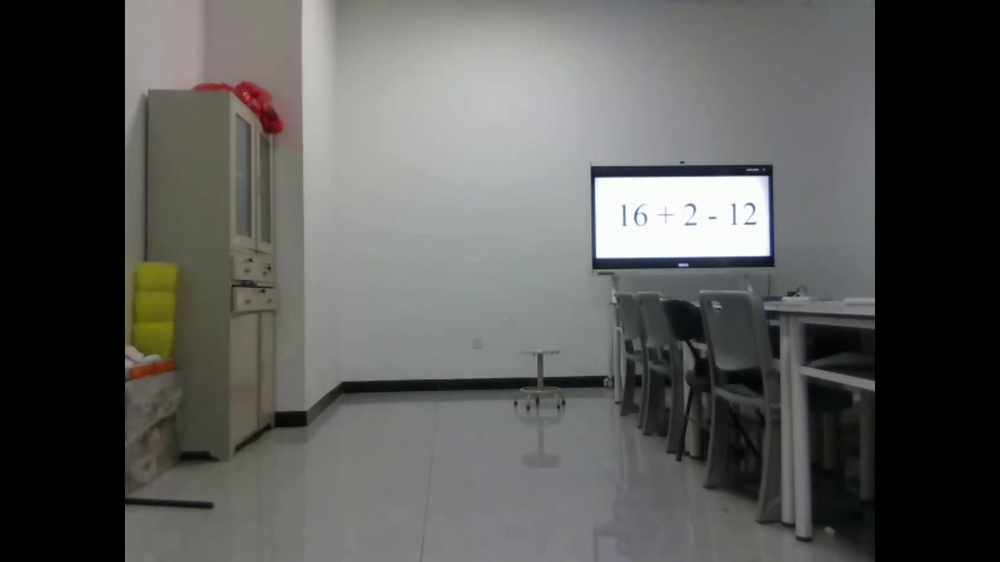
#> input picture pic/t1.png, 1000 x 562 px, shrunk from 1920 x 1080 before the run, found by its file name
$ python FindROI.py
#> lines starting #> are read from the running program, lines starting #| are printed output that depends on the picture; after the words box and inside, x2 and y2 are one past the last pixel; in counts of white or black regions, pixels touching at a corner belong together
import cv2
import numpy as np

# 读取图片
img = cv2.imread(r"C:\Users\admin\Documents\GitHub\calculate_task1\src\t1.png")
#> img is the input picture: shape (562, 1000, 3); mean B, G, R 87.2, 89.2, 88.7
hsv = cv2.cvtColor(img, cv2.COLOR_BGR2HSV)
#> hsv: shape (562, 1000, 3); mean H, S, V 48.2, 14, 90.7

# 定义白色范围（低饱和度、高亮度）
lower_white = np.array([0, 0, 200])
upper_white = np.array([180, 30, 255])
mask = cv2.inRange(hsv, lower_white, upper_white)
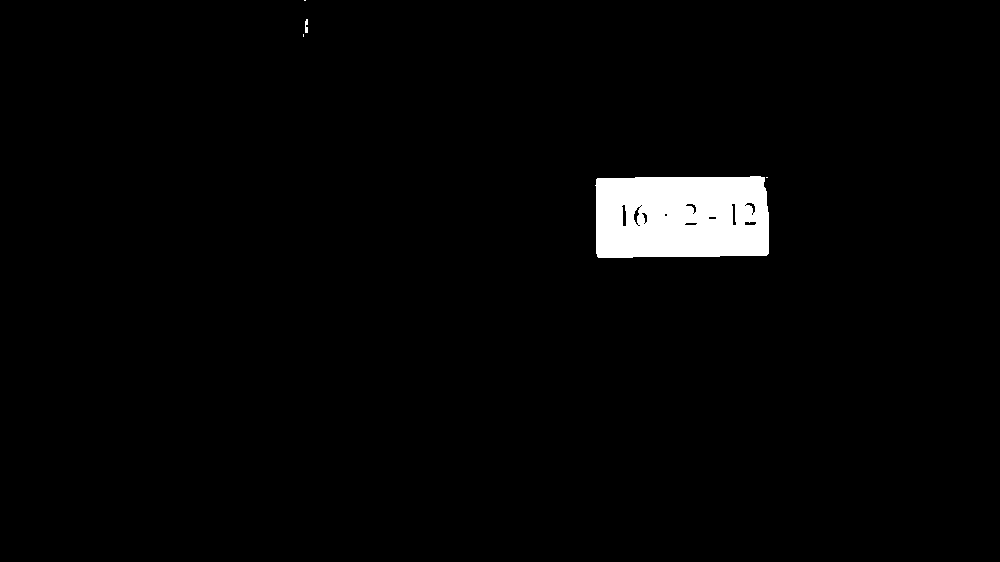
#> mask: shape (562, 1000); 2.4% white; 5 white regions (3 under 20 px), largest, box (x1, y1, x2, y2) and area: (595, 176, 769, 258) 13380, (305, 19, 308, 33) 36

# 形态学操作去噪
kernel = np.ones((5, 5), np.uint8)
mask = cv2.morphologyEx(mask, cv2.MORPH_CLOSE, kernel)
#> mask: shape (562, 1000); 2.4% white; 4 white regions (2 under 20 px), largest, box (x1, y1, x2, y2) and area: (595, 176, 769, 258) 13701, (305, 19, 308, 33) 40
mask = cv2.morphologyEx(mask, cv2.MORPH_OPEN, kernel)
#> mask: shape (562, 1000); 2.4% white; 1 white region

# 查找轮廓
contours, _ = cv2.findContours(mask, cv2.RETR_EXTERNAL, cv2.CHAIN_APPROX_SIMPLE)
#> contours = 1 contour; box (x1, y1, x2, y2) and area: (596, 176, 769, 258) 13450

if contours:
    # 取面积最大的轮廓
    largest = max(contours, key=cv2.contourArea)
#> largest = contour of 29 points, box (x1, y1, x2, y2) (596, 176, 769, 258), area 13450
    x, y, w, h = cv2.boundingRect(largest)
#> x = 596; y = 176; w = 173; h = 82
    cv2.rectangle(img, (x, y), (x + w, y + h), (0, 255, 0), 3)
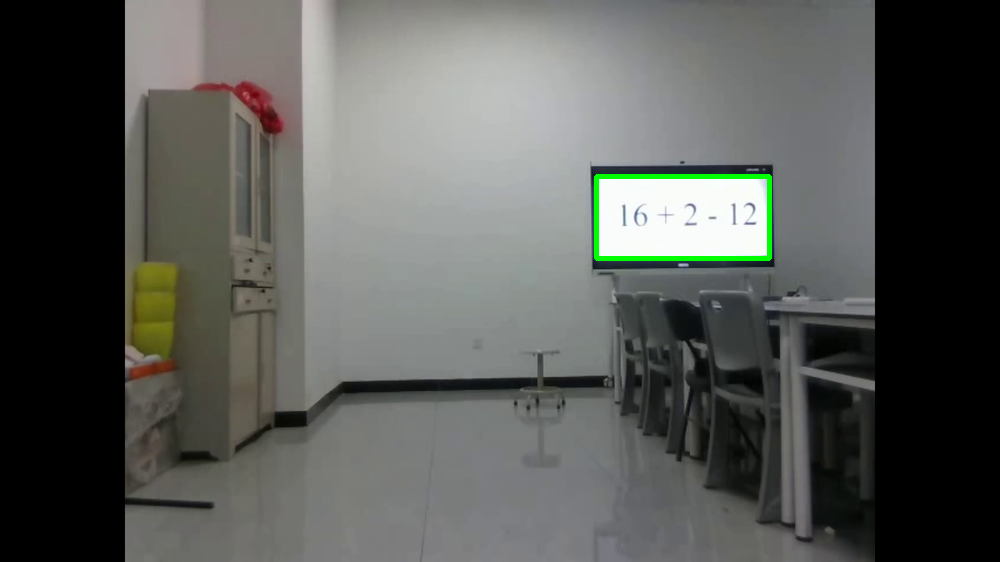
#> img: shape (562, 1000, 3); 0.45% of pixels changed, all inside (x1, y1, x2, y2) = (594, 174, 772, 261)


cv2.imshow("Result", img)
cv2.waitKey(0)
cv2.destroyAllWindows()
